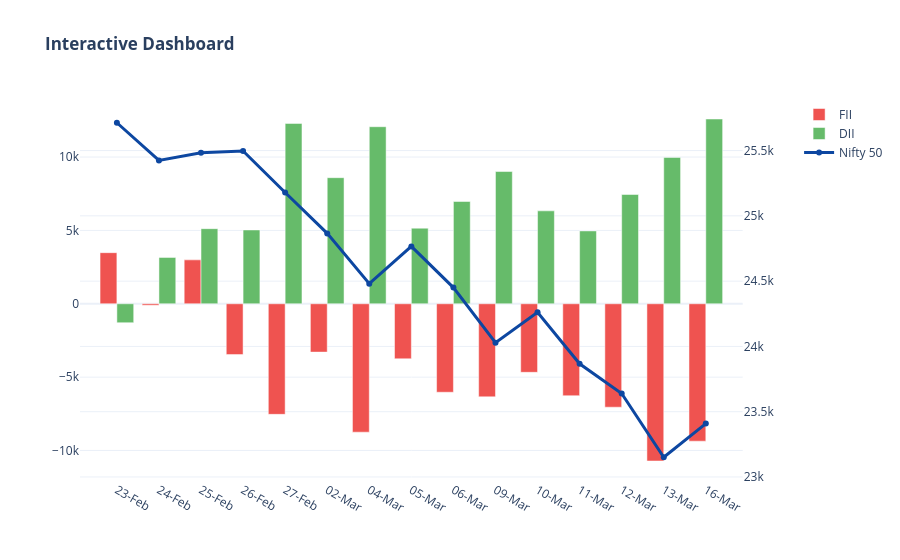

Write notebook code for a chart like this one.
### Code cell
import plotly.graph_objects as go
from plotly.subplots import make_subplots

plot_df = impact_df.tail(15)
dates = plot_df['Date'].dt.strftime('%d-%b')

fig = make_subplots(specs=[[{"secondary_y": True}]])

fig.add_trace(go.Bar(x=dates, y=plot_df['FII_Net'], name="FII", marker_color='#ef5350'), secondary_y=False)
fig.add_trace(go.Bar(x=dates, y=plot_df['DII_Net'], name="DII", marker_color='#66bb6a'), secondary_y=False)
fig.add_trace(go.Scatter(x=dates, y=plot_df['Price'], name="Nifty 50", mode='lines+markers', line=dict(color='#0d47a1', width=3)), secondary_y=True)

fig.update_layout(title_text="<b>Interactive Dashboard</b>", barmode='group', hovermode="x unified", template="plotly_white")
fig.show()

### Figure 1 — Plotly figure (JSON) as saved in the notebook; plotly's stock layout.template omitted (floating-point values rounded to 4 significant figures)
{"data": [{"marker": {"color": "#ef5350"}, "name": "FII", "type": "bar", "x": ["23-Feb", "24-Feb", "25-Feb", "26-Feb", "27-Feb", "02-Mar", "04-Mar", "05-Mar", "06-Mar", "09-Mar", "10-Mar", "11-Mar", "12-Mar", "13-Mar", "16-Mar"], "xaxis": "x", "y": [3484.0, -102.5, 2992.0, -3466.0, -7536.0, -3296.0, -8753.0, -3753.0, -6030.0, -6346.0, -4673.0, -6267.0, -7050.0, -10720.0, -9366.0], "yaxis": "y"}, {"marker": {"color": "#66bb6a"}, "name": "DII", "type": "bar", "x": ["23-Feb", "24-Feb", "25-Feb", "26-Feb", "27-Feb", "02-Mar", "04-Mar", "05-Mar", "06-Mar", "09-Mar", "10-Mar", "11-Mar", "12-Mar", "13-Mar", "16-Mar"], "xaxis": "x", "y": [-1292.0, 3161.0, 5119.0, 5032.0, 12290.0, 8594.0, 12070.0, 5153.0, 6972.0, 9014.0, 6333.0, 4966.0, 7450.0, 9977.0, 12590.0], "yaxis": "y"}, {"line": {"color": "#0d47a1", "width": 3}, "mode": "lines+markers", "name": "Nifty 50", "type": "scatter", "x": ["23-Feb", "24-Feb", "25-Feb", "26-Feb", "27-Feb", "02-Mar", "04-Mar", "05-Mar", "06-Mar", "09-Mar", "10-Mar", "11-Mar", "12-Mar", "13-Mar", "16-Mar"], "xaxis": "x", "y": [25710.0, 25420.0, 25480.0, 25500.0, 25180.0, 24870.0, 24480.0, 24770.0, 24450.0, 24030.0, 24260.0, 23870.0, 23640.0, 23150.0, 23410.0], "yaxis": "y2"}], "layout": {"barmode": "group", "hovermode": "x unified", "title": {"text": "<b>Interactive Dashboard</b>"}, "xaxis": {"anchor": "y", "domain": [0, 0.94]}, "yaxis": {"anchor": "x", "domain": [0, 1]}, "yaxis2": {"anchor": "x", "overlaying": "y", "side": "right"}}}
